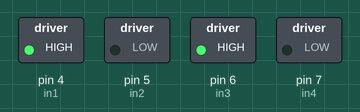
This sketch was run on a simulated Arduino Uno, built with avr-gcc and run on an emulated ATmega328P. Shown: switched loads named in the sketch (green lamp = pin HIGH).

Above: at 0.1 s.
Timing chart, 0 to 1.6 s (numbered marks = the images above):
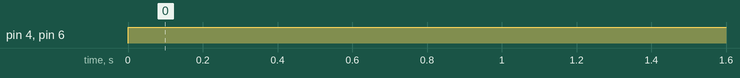

Measured:
- by itself, pin 4 (in1), pin 6 (in3): LOW → HIGH at 0.00 s

The sketch:

gearedmotortest.ino
```cpp
// Motor A
int in1 = 4;
int in2 = 5;

// Motor B
int in3 = 6;
int in4 = 7;

void setup()

{
  pinMode(in1, OUTPUT);
  pinMode(in2, OUTPUT);
  pinMode(in3, OUTPUT);
  pinMode(in4, OUTPUT);

}

void demoOne()
{


  digitalWrite(in1, HIGH);
  digitalWrite(in2, LOW);

  // Turn on motor B

  digitalWrite(in3, HIGH);
  digitalWrite(in4, LOW);

  delay(2000);

//  // Now change motor directions
//
//  digitalWrite(in1, LOW);
//  digitalWrite(in2, HIGH);
//  digitalWrite(in3, LOW);
//  digitalWrite(in4, HIGH);
//
//  delay(2000);
//
//  digitalWrite(in1, LOW);
//  digitalWrite(in2, LOW);
//  digitalWrite(in3, LOW);
//  digitalWrite(in4, LOW);

}

void demoTwo()

{
  digitalWrite(in1, HIGH);
  digitalWrite(in2, HIGH);
  digitalWrite(in3, HIGH);
  digitalWrite(in4, HIGH);


  // Now turn off motors

  digitalWrite(in1, LOW);
  digitalWrite(in2, LOW);
  digitalWrite(in3, LOW);
  digitalWrite(in4, LOW);

}

void loop()

{

  demoOne();

  delay(1000);

//  demoTwo();
//
//  delay(1000);

}
```
